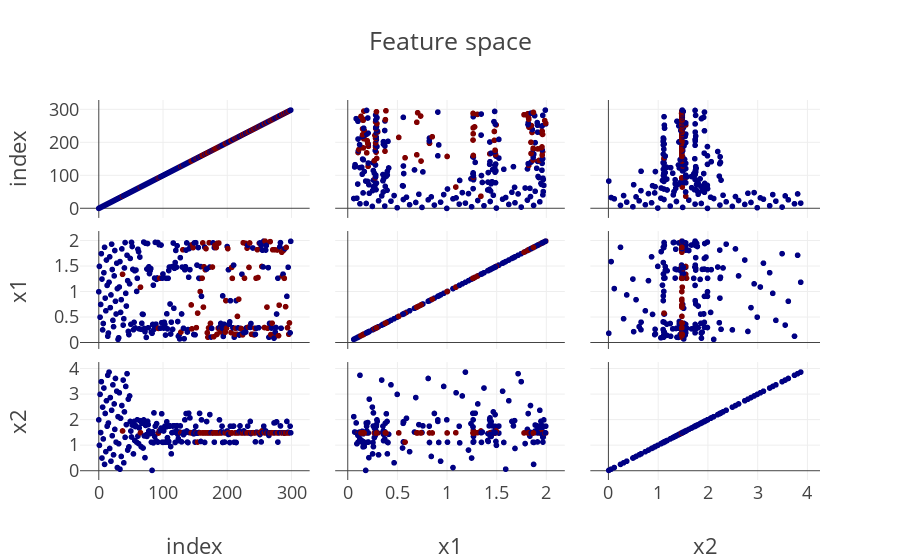

Write notebook code for a chart like this one.
### Code cell
X_ndf = X.copy().reset_index()
X_ndf['ndf'] = 0
X_ndf.loc[ndf[0],['ndf']] = 1
px.scatter_matrix(X_ndf, template="presentation" , dimensions=list(X.columns), color='ndf', color_continuous_scale='Jet', title="Feature space").update_layout(coloraxis_showscale=False)

### Figure 1 — Plotly figure (JSON) as saved in the notebook; plotly's stock layout.template omitted (floating-point values rounded to 4 significant figures; data arrays with more than 128 entries replaced by an {"elided": "..."} marker saying what was removed)
{"data": [{"dimensions": [{"axis": {"matches": true}, "label": "index", "values": {"elided": "300 int values"}}, {"axis": {"matches": true}, "label": "x1", "values": {"elided": "300 float values"}}, {"axis": {"matches": true}, "label": "x2", "values": {"elided": "300 float values"}}], "hoverlabel": {"namelength": 0}, "hovertemplate": "%{xaxis.title.text}=%{x}<br>%{yaxis.title.text}=%{y}<br>ndf=%{marker.color}", "legendgroup": "", "marker": {"color": {"elided": "300 int values"}, "coloraxis": "coloraxis", "symbol": "circle"}, "name": "", "showlegend": false, "type": "splom"}], "layout": {"autosize": true, "coloraxis": {"colorbar": {"title": {"text": "ndf"}}, "colorscale": [[0, "rgb(0,0,131)"], [0.2, "rgb(0,60,170)"], [0.4, "rgb(5,255,255)"], [0.6, "rgb(255,255,0)"], [0.8, "rgb(250,0,0)"], [1, "rgb(128,0,0)"]], "showscale": false}, "dragmode": "select", "legend": {"tracegroupgap": 0}, "title": {"text": "Feature space"}, "xaxis": {"autorange": true, "range": [-27.96, 327.0], "type": "linear"}, "xaxis2": {"autorange": true, "range": [-0.1184, 2.178], "type": "linear"}, "xaxis3": {"autorange": true, "range": [-0.3467, 4.236], "type": "linear"}, "yaxis": {"autorange": true, "range": [-27.96, 327.0], "type": "linear"}, "yaxis2": {"autorange": true, "range": [-0.1184, 2.178], "type": "linear"}, "yaxis3": {"autorange": true, "range": [-0.3467, 4.236], "type": "linear"}}}
